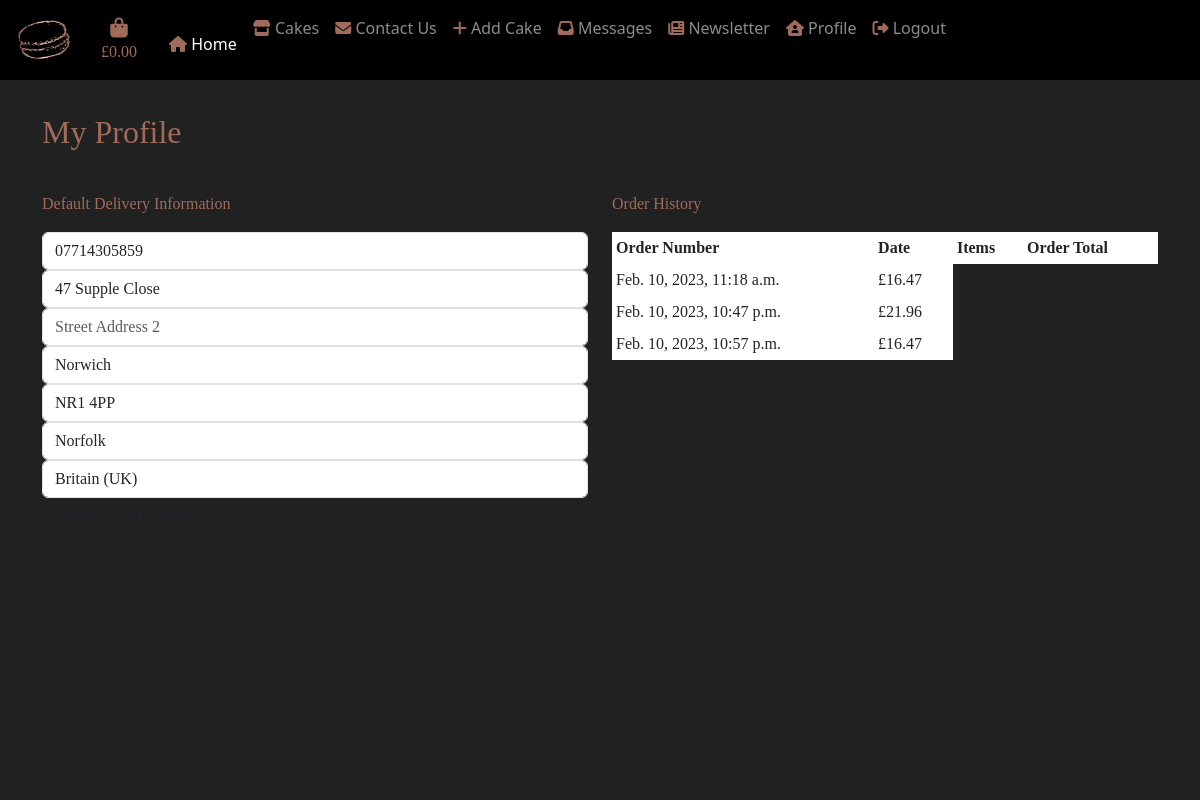
The app's page /profile/ (signed in), older data.
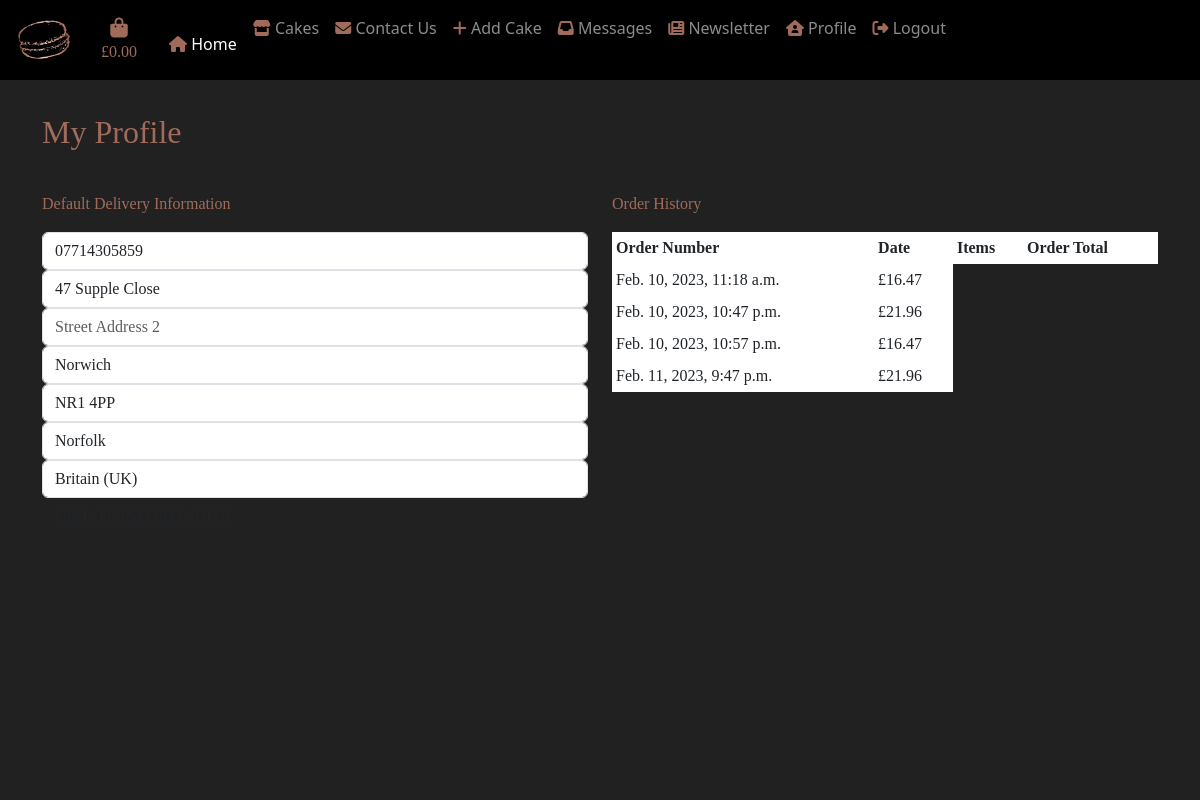
The same page, newer data.
### profiles/models.py (models this page shows, shortened)
class Profile(models.Model):
    user = models.OneToOneField(User, on_delete=models.CASCADE)
    default_phone_number = models.CharField(
        max_length=20, null=True, blank=True)
    default_address_1 = models.CharField(
        max_length=80, null=True, blank=True)
    default_address_2 = models.CharField(
        max_length=80, null=True, blank=True)
    default_city = models.CharField(
        max_length=40, null=True, blank=True)
    default_post_code = models.CharField(max_length=20, null=True, blank=True)
    default_county = models.CharField(max_length=80, null=True, blank=True)
    default_country = CountryField(
        blank_label='Country', null=True, blank=True)

### checkout/models.py (models this page shows, shortened)
class Checkout(models.Model):
    order_number = models.CharField(max_length=32, editable=False, null=False)
    full_name = models.CharField(max_length=64, blank=False, null=False)
    email_address = models.EmailField(max_length=254, blank=False, null=False)
    phone_number = models.CharField(max_length=24, blank=False, null=False)
    city = models.CharField(max_length=50, blank=False, null=False)
    address_1 = models.CharField(max_length=100, blank=False, null=False)
    address_2 = models.CharField(max_length=100, blank=True, null=True)
    county = models.CharField(max_length=50, blank=True, null=True)
    post_code = models.CharField(max_length=50, blank=False, null=False)
    country = CountryField(
        blank_label='Country *', blank=False, null=False)
    date = models.DateTimeField(auto_now_add=True)
    bag_total = models.DecimalField(
        max_digits=10, decimal_places=2, default=0, null=False)
    delivery = models.DecimalField(
        max_digits=6, decimal_places=2, default=0, null=False)
    order_total = models.DecimalField(
        max_digits=10, decimal_places=2, default=0, null=False)
    stripe_pid = models.CharField(
        max_length=254, blank=False, null=False, default='')
    profile = models.ForeignKey(
        Profile, on_delete=models.SET_NULL,
        null=True, blank=True, related_name='orders')

### profiles/views.py (the view)
# urls.py: path('', views.profile, name='profile'),
@login_required
def profile(request):
    profile = get_object_or_404(Profile, user=request.user)
    if request.method == 'POST':
        form = ProfileForm(request.POST, instance=profile)
        if form.is_valid():
            form.save()
    else:
        form = ProfileForm(instance=profile)
    orders = profile.orders.all()
    template = 'profile.html'
    context = {
        'form': form,
        'orders': orders,
        'on_profile_page': True
    }
    return render(request, template, context)

### profiles/forms.py
class ProfileForm(forms.ModelForm):
    class Meta:
        model = Profile
        exclude = ('user',)
    def __init__(self, *args, **kwargs):
        super().__init__(*args, **kwargs)
        placeholders = {
            'default_phone_number': 'Phone Number',
            'default_address_1': 'Street Address 1',
            'default_address_2': 'Street Address 2',
            'default_city': 'Town or City',
            'default_post_code': 'Post Code',
            'default_county': 'County, State or Locality',
        }
        self.fields['default_phone_number'].widget.attrs['autofocus'] = True
        for field in self.fields:
            if field != 'default_country':
                if self.fields[field].required:
                    placeholder = f'{placeholders[field]} *'
                else:
                    placeholder = placeholders[field]
                self.fields[field].widget.attrs['placeholder'] = placeholder
            self.fields[field].label = False

### bag/context.py (called while the page is built, shortened)
def bag_contents(request):
    bag_contents = []
    total = 0
    cake_count = 0
    bag = request.session.get('bag', {})
    if total < settings.FREE_DELIVERY:
        delivery_fee = total * Decimal(settings.DELIVERY_PERCENTAGE/100)
        free_delivery_delta = settings.FREE_DELIVERY - total
    else:
        delivery_fee = 0
        free_delivery_delta = 0
    order_total = delivery_fee + total
    context = {
        'bag_contents': bag_contents,
        'total': total,
        'cake_count': cake_count,
        'delivery_fee': delivery_fee,
        'free_delivery': settings.FREE_DELIVERY,
        'free_delivery_delta': free_delivery_delta,
        'order_total': order_total,
    }
    return context

### profiles/templates/profile.html (shortened to what this page needs)
{% extends "base.html" %}
{% load static %}
{% block content %}
    <div class="remove-bg"></div>
    <div class="container">
        <div class="row">
            <div class="col">
                <hr>
                <h2 class="text mb-4">My Profile</h2>
                <hr>
            </div>
        </div>
        <div class="row">
            <div class="col-12 col-lg-6">
                <p class="text">Default Delivery Information</p>
                <form class="mt-3 profile-update-form text" action="{% url 'profile' %}" method="POST" id="profile-update-form">
                    {{ form|crispy }}
                    <button class="btn btn-black rounded-0 text-uppercase float-right">Update Information</button>
                </form>
            </div>
            <div class="col-12 col-lg-6">
                <p class="text">Order History</p>
                <div class="order-history table-responsive text">
                    <table class="table text table-sm table-borderless">
                        <thead>
                            <tr>
                                <th>Order Number</th>
                                <th>Date</th>
                                <th>Items</th>
                                <th>Order Total</th>
                            </tr>
                        </thead>
                        <tbody>
                            {% for order in orders %}
                                <tr>
                                    <td>
                                        {{ order.date }}
                                    </td>
                                    <td>
                                        £{{ order.order_total }}
                                    </td>
                                </tr>
                            {% endfor %}
                        </tbody>
                    </table>
                </div>
            </div>
        </div>
{% endblock %}

### templates/base.html (shortened to what this page needs)
{% load static %}
<!doctype html>
<html lang="en">
<head>
  <link rel="stylesheet" href="https://cdn.jsdelivr.net/npm/bootstrap@5.3.0-alpha1/dist/css/bootstrap.min.css">
  <link rel="stylesheet" href="{% static 'css/base.css' %}">
</head>
<body>
  <header>
    <nav class="navbar navbar-expand-lg bg-black" data-bs-theme="dark">
      <div class="container-fluid">
        <a class="navbar-brand d-none d-lg-flex" href="{% url 'home' %}">
          <img src="{{MEDIA_URL}}/nav-logo.png" alt="Logo" width="65" height="50">
        </a>
        <div class="collapse navbar-collapse" id="navbarSupportedContent">
          <ul class="navbar-nav me-auto mb-2 mb-lg-0">
            <li class="list-inline">
              <a class="{% if total %}font-weight-bold{% else %}text{% endif %} nav-link" href="{% url 'bag_view' %}">
                <div class="text text-center">
                  <div><i class="fas fa-bag-shopping fa-lg"></i></div>
                  <p class="my-0">
                    {% if total %}
                    £{{ total|floatformat:2 }}
                    {% else %}
                    £0.00
                    {% endif %}
                  </p>
                </div>
            </li>
            <li class="nav-item">
              <a class="nav-link active" aria-current="page" href="{% url 'home' %}">
                <i class="text fa-solid fa-house"></i>
                Home
              </a>
            </li>
            <li class="nav-item">
              <a class="nav-link" href="{% url 'cakes' %}">
                <i class=" text fa-solid fa-store"></i>
                Cakes
              </a>
            </li>
            <li>
              <a class="nav-link" href="{% url 'contact_us' %}">
                <i class="text fa-solid fa-envelope"></i>
                Contact Us
              </a>
            </li>
            {% if request.user.is_authenticated %}
            {% if request.user.is_superuser %}
            <li>
              <a class="nav-link" href="{% url 'add_cake' %}">
                <i class="text fa-solid fa-plus"></i> Add Cake</a>
            </li>
            <li>
              <a class="nav-link" href="{% url 'messages' %}">
                <i class="text fa-solid fa-inbox"></i> Messages</a>
            </li>
            <li>
              <a class="nav-link" href="{% url 'newsletter' %}">
                <i class="text fa-solid fa-newspaper"></i> Newsletter</a>
            </li>
            {% endif %}
            <li>
              <a class="nav-link" href="{% url 'profile' %}">
                <i class="text fa-solid fa-house-user"></i>
                Profile
              </a>
            </li>
            <li>
              <a class="nav-link" href="{% url 'account_logout' %}">
                <i class="text fa-solid fa-right-from-bracket"></i>
                Logout</a>
            {% endif %}
        </div>
      </div>
    </nav>
  </header>
  {% block content %}
  {% endblock %}
</body>
</body>
</html>

### static/css/base.css (style rules this page uses)
html { height: 100%; }
body { background: url('/media/macaron_background.png') fixed center center no-repeat; background-size: cover; height: calc(100vh - 164px); }
header { background-color: black; }
.remove-bg { height: 100%; width: 100%; top: 0; left: 0; position: fixed; background: #212121; z-index: -1; }
.text { color: #A06B5B; font-family: Italic; }

Row changes from the older to the newer data that the page shows:
added Checkout: date "Feb. 11, 2023, 9:47 p.m.", order_total "21.96"
